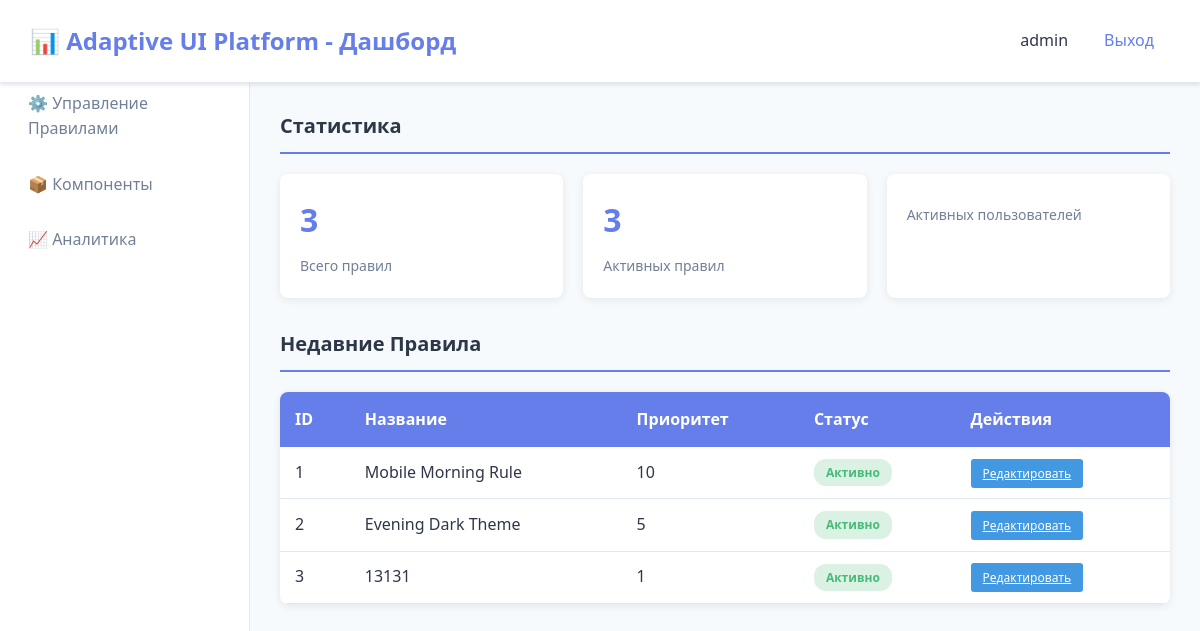
Page /dashboard (signed in) on the earlier database version.
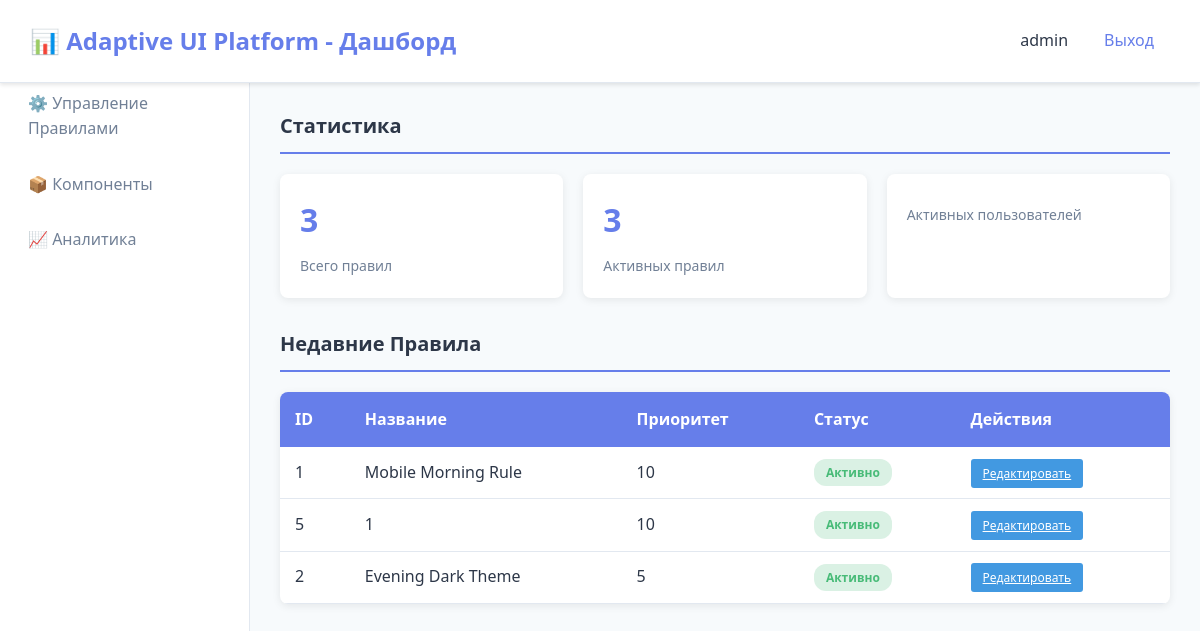
Same page on the later database version.
### tables this page shows
CREATE TABLE adaptation_rules (
                id INTEGER PRIMARY KEY AUTOINCREMENT,
                name TEXT NOT NULL,
                description TEXT,
                conditions JSON NOT NULL,
                actions JSON NOT NULL,
                priority INTEGER NOT NULL,
                enabled BOOLEAN DEFAULT 1,
                created_at TIMESTAMP DEFAULT CURRENT_TIMESTAMP,
                updated_at TIMESTAMP DEFAULT CURRENT_TIMESTAMP
            );

### app.py (the view)
@app.route('/dashboard')
@login_required
def dashboard():
    stats = get_statistics()
    rules = get_all_rules()
    for rule in rules:
        if isinstance(rule.get('conditions'), str):
            rule['conditions'] = json.loads(rule['conditions'])
        if isinstance(rule.get('actions'), str):
            rule['actions'] = json.loads(rule['actions'])
    return render_template('dashboard.html',
                           stats=stats,
                           rules=rules,
                           username=session.get('username'))

### app.py (called while the page is built)
def get_db_connection():
    conn = sqlite3.connect(DB_PATH)
    conn.row_factory = sqlite3.Row
    return conn

def get_all_rules():
    conn = get_db_connection()
    cursor = conn.cursor()
    cursor.execute('SELECT * FROM adaptation_rules ORDER BY priority DESC')
    rules = cursor.fetchall()
    conn.close()
    return [dict(rule) for rule in rules]

def get_statistics():
    conn = get_db_connection()
    cursor = conn.cursor()
    cursor.execute('SELECT COUNT(*) as count FROM adaptation_rules')
    total_rules = cursor.fetchone()['count']
    cursor.execute('SELECT COUNT(*) as count FROM adaptation_rules WHERE enabled = 1')
    active_rules = cursor.fetchone()['count']
    cursor.execute('SELECT COUNT(*) as count FROM components')
    total_components = cursor.fetchone()['count']
    conn.close()
    return {
        'total_rules': total_rules,
        'active_rules': active_rules,
        'total_components': total_components
    }

def login_required(f):
    @wraps(f)
    def decorated_function(*args, **kwargs):
        if 'user_id' not in session:
            return redirect(url_for('login'))
        return f(*args, **kwargs)
    return decorated_function

### templates/dashboard.html (shortened to what this page needs)
<!DOCTYPE html>
<html lang="ru">
<head>
    <link rel="stylesheet" href="{{ url_for('static', filename='css/style.css') }}">
</head>
<body>
    <div class="dashboard">
        <header>
            <h1>📊 Adaptive UI Platform - Дашборд</h1>
            <div class="user-menu">
                <span>{{ username }}</span>
                <a href="/logout">Выход</a>
            </div>
        </header>
        <nav class="sidebar">
            <ul>
                <li><a href="/dashboard" class="active">📊 Дашборд</a></li>
                <li><a href="/rules">⚙️ Управление Правилами</a></li>
                <li><a href="/components">📦 Компоненты</a></li>
                <li><a href="/analytics">📈 Аналитика</a></li>
            </ul>
        </nav>
        <main class="content">
            <section class="stats">
                <h2>Статистика</h2>
                <div class="stat-cards">
                    <div class="card">
                        <h3>{{ stats.total_rules }}</h3>
                        <p>Всего правил</p>
                    </div>
                    <div class="card">
                        <h3>{{ stats.active_rules }}</h3>
                        <p>Активных правил</p>
                    </div>
                    <div class="card">
                        <p>Активных пользователей</p>
                    </div>
                </div>
            </section>
            <section class="recent-rules">
                <h2>Недавние Правила</h2>
                {% if rules %}
                    <table class="rules-table">
                        <thead>
                            <tr>
                                <th>ID</th>
                                <th>Название</th>
                                <th>Приоритет</th>
                                <th>Статус</th>
                                <th>Действия</th>
                            </tr>
                        </thead>
                        <tbody>
                            {% for rule in rules[:5] %}
                            <tr>
                                <td>{{ rule.id }}</td>
                                <td>{{ rule.name }}</td>
                                <td>{{ rule.priority }}</td>
                                <td>
                                    {% if rule.enabled %}
                                        <span class="badge active">Активно</span>
                                    {% else %}
                                        <span class="badge inactive">Неактивно</span>
                                    {% endif %}
                                </td>
                                <td>
                                    <a href="#" class="btn-small">Редактировать</a>
                                </td>
                            </tr>
                            {% endfor %}
                        </tbody>
                    </table>
                {% else %}
                    <p>Нет правил. <a href="/rules/create">Создать первое правило</a></p>
                {% endif %}
            </section>
        </main>
    </div>
</body>
</html>

Differences in the rows shown:
removed adaptation_rules: id "3", name "13131", priority "1", enabled "Активно"
added adaptation_rules: id "5", name "1", priority "10", enabled "Активно"
